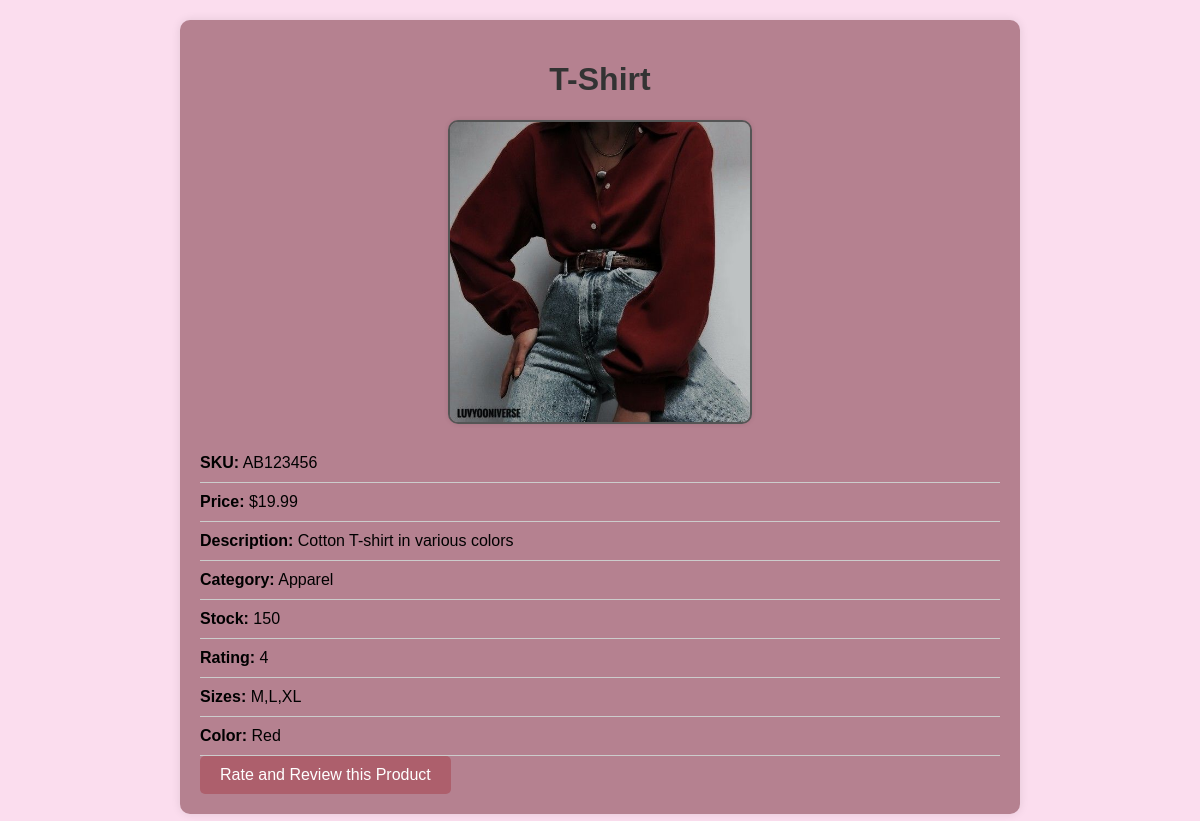
Page /product/P10001 on the committed database.
### app/models.py (models this page shows, shortened)
class Items(db.Model):
    __tablename__ = 'item'
    Item_ID = db.Column(db.String(80),unique=True, primary_key=True)
    sku = db.Column(db.String(80), unique=True, nullable=False)
    name = db.Column(db.String(120), unique=True, nullable=False)
    price = db.Column(db.Integer, nullable=False)
    item_desc = db.Column(db.String(255), nullable=False)
    category = db.Column(db.String(255), nullable=False)
    stock = db.Column(db.Integer, nullable=False)
    item_star = db.Column(db.Integer, nullable=False)
    itme_sizes = db.Column(db.String(120),  nullable=True)
    color = db.Column(db.String(120), nullable=False)
    pic = db.Column(db.Text)

### app/routes.py (the view)
@app.route('/product/<string:Item_ID>')
def product_page(Item_ID):
    product = Items.query.filter_by(Item_ID=Item_ID).first()
    if product is None:
        abort(404)
    product1 = Items.query.filter_by(Item_ID=Item_ID).first()
    image_path = product1.pic
    return render_template('product.html', product=product,image_path=image_path)

### app/templates/product.html (shortened to what this page needs)
<!DOCTYPE html>
<html lang="en">
<head>
</head>
<body>
    <div class="container">
        <h1>{{ product.name }}</h1>
        <img src="{{ image_path }}" alt="Product Image" class="product-image">
        <ul class="product-details">
            <li class="product-item">
                <strong>SKU:</strong> {{ product.sku }}
            </li>
            <li class="product-item">
                <strong>Price:</strong> ${{ product.price }}
            </li>
            <li class="product-item">
                <strong>Description:</strong> {{ product.item_desc }}
            </li>
            <li class="product-item">
                <strong>Category:</strong> {{ product.category }}
            </li>
            <li class="product-item">
                <strong>Stock:</strong> {{ product.stock }}
            </li>
            <li class="product-item">
                <strong>Rating:</strong> {{ product.item_star }}
            </li>
            <li class="product-item">
                <strong>Sizes:</strong> {{ product.itme_sizes }}
            </li>
            <li class="product-item">
                <strong>Color:</strong> {{ product.color }}
            </li>
            <a href="/product/{{ product.Item_ID }}/rating_review" class="rating-review-btn">Rate and Review this Product</a>
        </ul>
    </div>
</body>
</html>

### app/templates/product.html (style rules this page uses)
body { font-family: Arial, sans-serif; background-color: #fbddee; margin: 0; padding: 0; }
.container { max-width: 800px; margin: 20px auto; padding: 20px; background-color:#b58190; border-radius: 10px; box-shadow: 0 0 10px rgba(0, 0, 0, 0.1); }
h1 { text-align: center; color: #333; }
.product-details { list-style: none; padding: 0; margin: 0; }
.product-item { padding: 10px 0; border-bottom: 1px solid #ccc; }
.product-image { max-width: 300px; height: auto; display: block; margin: 0 auto; border: 2px solid #555; border-radius: 10px; box-shadow: 0 0 5px rgba(0, 0, 0, 0.1); margin-bottom: 20px; }
.rating-review-btn { display: inline-block; padding: 10px 20px; background-color:#ad5f6c; color: #fff; text-decoration: none; border-radius: 5px; transition: background-color 0.3s ease; }

### rows in the picture
Items: name "T-Shirt", pic (picture), sku "AB123456", item_desc "Cotton T-shirt in various colors", category "Apparel", itme_sizes "M,L,XL", color "Red"

### other values in the picture
{{ product.price }} "19.99"
{{ product.stock }} "150"
{{ product.item_star }} "4"
